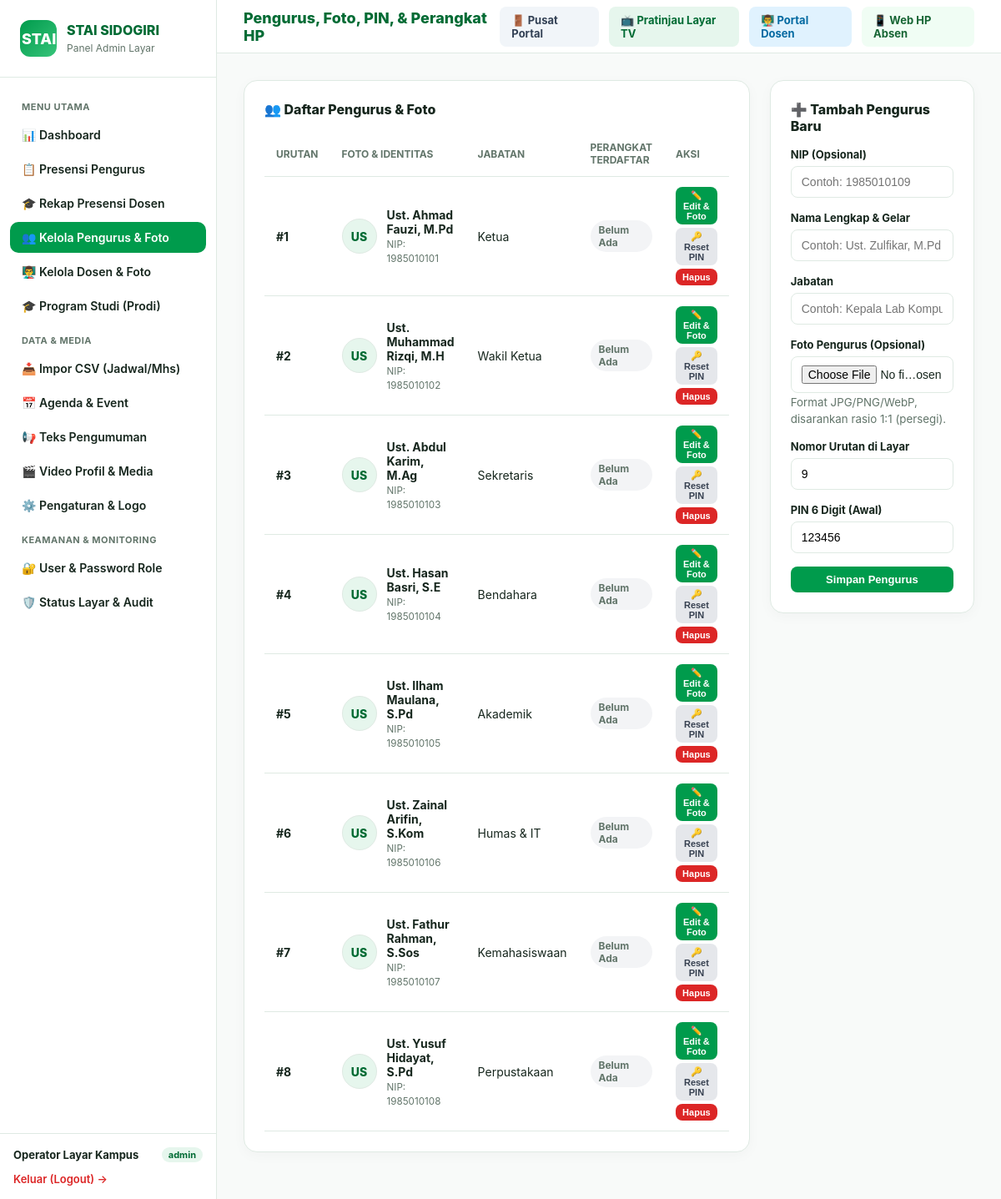
The app's page /admin/pengurus.php (signed in) with its own data.
### tables this page shows
CREATE TABLE `pengaturan` (
    `id` BIGINT UNSIGNED AUTO_INCREMENT PRIMARY KEY,
    `kunci` VARCHAR(100) NOT NULL UNIQUE,
    `nilai` JSON NOT NULL,
    `tipe` VARCHAR(50) NOT NULL DEFAULT 'string',
    `created_at` TIMESTAMP NULL DEFAULT CURRENT_TIMESTAMP,
    `updated_at` TIMESTAMP NULL DEFAULT CURRENT_TIMESTAMP ON UPDATE CURRENT_TIMESTAMP
);

CREATE TABLE `pengurus` (
    `id` BIGINT UNSIGNED AUTO_INCREMENT PRIMARY KEY,
    `nip` VARCHAR(50) NULL UNIQUE,
    `nama` VARCHAR(150) NOT NULL,
    `jabatan` VARCHAR(100) NOT NULL,
    `urutan` INT NOT NULL DEFAULT 0,
    `foto_path` VARCHAR(255) NULL,
    `pin_hash` VARCHAR(255) NOT NULL,
    `aktif` TINYINT(1) NOT NULL DEFAULT 1,
    `deleted_at` TIMESTAMP NULL,
    `created_at` TIMESTAMP NULL DEFAULT CURRENT_TIMESTAMP,
    `updated_at` TIMESTAMP NULL DEFAULT CURRENT_TIMESTAMP ON UPDATE CURRENT_TIMESTAMP,
    INDEX `idx_pengurus_aktif_urutan` (`aktif`, `urutan`)
);

### admin/auth.php (called while the page is built, shortened)
<?php
function getCurrentAdmin(): ?array
{
    $lastActivity = $_SESSION['stai_admin_last_activity'] ?? 0;
    return [
        'id' => (int) $_SESSION['stai_admin_id'],
        'name' => $_SESSION['stai_admin_name'],
        'email' => $_SESSION['stai_admin_email'],
        'role' => $_SESSION['stai_admin_role']
    ];
}
function requireAdminAuth(): array
{
    $admin = getCurrentAdmin();
    return $admin;
}

### admin/pengurus.php (the view, shortened to what this page needs)
<?php
require_once __DIR__ . '/header.php';
$pdo = getAdminPdo();
$pengurusList = $pdo->query("SELECT * FROM `pengurus` WHERE `deleted_at` IS NULL ORDER BY `urutan` ASC")->fetchAll();
?>
<div style="display:grid;grid-template-columns:2fr 1fr;gap:24px">
    <div class="card">
        <h3>👥 Daftar Pengurus & Foto</h3>
        <table>
            <thead>
                <tr>
                    <th>Urutan</th>
                    <th>Foto & Identitas</th>
                    <th>Jabatan</th>
                    <th>Perangkat Terdaftar</th>
                    <th>Aksi</th>
                </tr>
            </thead>
            <tbody>
                <?php foreach ($pengurusList as $p): ?>
                <?php
                    $devices = $pdo->prepare("SELECT * FROM `perangkat_pengurus` WHERE `pengurus_id` = :pid AND `dicabut_pada` IS NULL");
                    $devices->execute(['pid' => $p['id']]);
                    $devList = $devices->fetchAll();
                    $initials = strtoupper(substr($p['nama'], 0, 2));
                    $fotoUrl = !empty($p['foto_path']) ? '../storage/' . ltrim($p['foto_path'], '/') : null;
                ?>
                <tr>
                    <td><b>#<?= $p['urutan'] ?></b></td>
                    <td>
                        <div style="display:flex;align-items:center;gap:12px">
                            <div style="width:42px;height:42px;border-radius:50%;background:#e6f6ed;color:var(--g-dark);font-weight:800;display:grid;place-items:center;overflow:hidden;flex-shrink:0;border:1px solid var(--line)">
                                <?php if ($fotoUrl): ?>
                                    <img src="<?= htmlspecialchars($fotoUrl) ?>" style="width:100%;height:100%;object-fit:cover" alt="<?= htmlspecialchars($p['nama']) ?>">
                                <?php else: ?>
                                    <?= $initials ?>
                                <?php endif; ?>
                            </div>
                            <div>
                                <b><?= htmlspecialchars($p['nama']) ?></b><br>
                                <small style="color:var(--muted)">NIP: <?= htmlspecialchars($p['nip'] ?? '-') ?></small>
                            </div>
                        </div>
                    </td>
                    <td><?= htmlspecialchars($p['jabatan']) ?></td>
                    <td>
                        <?php if (empty($devList)): ?>
                            <span class="badge off">Belum Ada</span>
                        <?php endif; ?>
                    </td>
                    <td>
                        <button type="button" class="btn" style="padding:4px 8px;font-size:11px;margin-bottom:4px" onclick='openEditPengurus(<?= json_encode($p) ?>)'>
                            ✏️ Edit & Foto
                        </button>
                        <button type="button" class="btn btn-secondary" style="padding:4px 8px;font-size:11px;margin-bottom:4px" onclick="openResetPin(<?= $p['id'] ?>, '<?= addslashes($p['nama']) ?>')">
                            🔑 Reset PIN
                        </button>
                        <form method="POST" style="display:inline" onsubmit="return confirm('Yakin ingin menghapus pengurus ini?')">
                            <button type="submit" class="btn btn-danger" style="padding:4px 8px;font-size:11px">Hapus</button>
                        </form>
                    </td>
                </tr>
                <?php endforeach; ?>
            </tbody>
        </table>
    </div>
    <div>
        <div class="card">
            <h3>➕ Tambah Pengurus Baru</h3>
            <form method="POST" enctype="multipart/form-data">
                <div class="form-group">
                    <label>NIP (Opsional)</label>
                    <input type="text" name="nip" placeholder="Contoh: 1985010109">
                </div>
                <div class="form-group">
                    <label>Nama Lengkap & Gelar</label>
                    <input type="text" name="nama" placeholder="Contoh: Ust. Zulfikar, M.Pd" required>
                </div>
                <div class="form-group">
                    <label>Jabatan</label>
                    <input type="text" name="jabatan" placeholder="Contoh: Kepala Lab Komputer" required>
                </div>
                <div class="form-group">
                    <label>Foto Pengurus (Opsional)</label>
                    <input type="file" name="foto" accept="image/png,image/jpeg,image/webp">
                    <small style="color:var(--muted)">Format JPG/PNG/WebP, disarankan rasio 1:1 (persegi).</small>
                </div>
                <div class="form-group">
                    <label>Nomor Urutan di Layar</label>
                    <input type="number" name="urutan" value="<?= count($pengurusList) + 1 ?>" required>
                </div>
                <div class="form-group">
                    <label>PIN 6 Digit (Awal)</label>
                    <input type="text" name="pin" value="123456" maxlength="6" required>
                </div>
                <button type="submit" class="btn" style="width:100%">Simpan Pengurus</button>
            </form>
        </div>
    </div>
</div>
<?php require_once __DIR__ . '/footer.php'; ?>

### admin/header.php (shortened to what this page needs)
<?php
require_once __DIR__ . '/auth.php';
$admin = requireAdminAuth();
$currentScript = basename($_SERVER['PHP_SELF']);
$campusNameHeader = 'STAI SIDOGIRI';
$campusLogoHeader = null;
try {
    $adminPdoHeader = getAdminPdo();
    $rowCamp = $adminPdoHeader->query("SELECT `nilai` FROM `pengaturan` WHERE `kunci` = 'nama_kampus'")->fetch();
    if ($rowCamp && !empty($rowCamp['nilai'])) {
        $campusNameHeader = json_decode($rowCamp['nilai'], true) ?: 'STAI SIDOGIRI';
    }
} catch (Throwable $e) {}
?>
<!DOCTYPE html>
<html lang="id">
<head>
</head>
<body>
    <aside>
        <div class="brand">
            <div class="brand-logo" style="overflow:hidden;padding:2px">
                <?php if ($campusLogoHeader): ?>
                    <img src="<?= htmlspecialchars($campusLogoHeader) ?>" style="width:100%;height:100%;object-fit:contain;background:#fff;border-radius:10px" alt="Logo">
                <?php else: ?>
                    STAI
                <?php endif; ?>
            </div>
            <div class="brand-text">
                <h2><?= htmlspecialchars($campusNameHeader) ?></h2>
                <small>Panel Admin Layar</small>
            </div>
        </div>
        <nav>
            <div class="nav-label">Menu Utama</div>
            <a href="index.php" class="<?= $currentScript === 'index.php' ? 'active' : '' ?>">📊 Dashboard</a>
            <a href="absensi.php" class="<?= $currentScript === 'absensi.php' ? 'active' : '' ?>">📋 Presensi Pengurus</a>
            <a href="absensi_dosen.php" class="<?= $currentScript === 'absensi_dosen.php' ? 'active' : '' ?>">🎓 Rekap Presensi Dosen</a>
            <a href="pengurus.php" class="<?= $currentScript === 'pengurus.php' ? 'active' : '' ?>">👥 Kelola Pengurus & Foto</a>
            <a href="dosen.php" class="<?= $currentScript === 'dosen.php' ? 'active' : '' ?>">👨‍🏫 Kelola Dosen & Foto</a>
            <a href="prodi.php" class="<?= $currentScript === 'prodi.php' ? 'active' : '' ?>">🎓 Program Studi (Prodi)</a>
            <div class="nav-label">Data & Media</div>
            <a href="import.php" class="<?= $currentScript === 'import.php' ? 'active' : '' ?>">📥 Impor CSV (Jadwal/Mhs)</a>
            <a href="agenda.php" class="<?= $currentScript === 'agenda.php' ? 'active' : '' ?>">📅 Agenda & Event</a>
            <a href="pengumuman.php" class="<?= $currentScript === 'pengumuman.php' ? 'active' : '' ?>">📢 Teks Pengumuman</a>
            <a href="media.php" class="<?= $currentScript === 'media.php' ? 'active' : '' ?>">🎬 Video Profil & Media</a>
            <a href="pengaturan.php" class="<?= $currentScript === 'pengaturan.php' ? 'active' : '' ?>">⚙️ Pengaturan & Logo</a>
            <div class="nav-label">Keamanan &amp; Monitoring</div>
            <a href="users.php" class="<?= $currentScript === 'users.php' ? 'active' : '' ?>">🔐 User &amp; Password Role</a>
            <a href="audit.php" class="<?= $currentScript === 'audit.php' ? 'active' : '' ?>">🛡️ Status Layar & Audit</a>
        </nav>
        <div class="sidebar-footer">
            <div class="user-info">
                <span class="user-name"><?= htmlspecialchars($admin['name']) ?></span>
                <span class="user-role"><?= htmlspecialchars($admin['role']) ?></span>
            </div>
            <a href="logout.php" class="btn-sm-logout">Keluar (Logout) &rarr;</a>
        </div>
    </aside>
    <main>
        <header>
            <div class="page-title">
                <?php
                    echo match($currentScript) {
                        'index.php' => 'Dashboard Sistem',
                        'absensi.php' => 'Presensi Pengurus & Koreksi Manual',
                        'absensi_dosen.php' => 'Rekapitulasi & Presensi Dosen Kampus',
                        'pengurus.php' => 'Pengurus, Foto, PIN, & Perangkat HP',
                        'dosen.php' => 'Master Data Dosen & Foto Pengajar',
                        'prodi.php' => 'Master Data Program Studi (Prodi)',
                        'import.php' => 'Modul Impor CSV Jadwal & Mahasiswa',
                        'agenda.php' => 'Pengaturan Agenda & Event Kampus',
                        'pengumuman.php' => 'Pengaturan Teks Berjalan (Ticker Bawah)',
                        'media.php' => 'Video Profil Kampus & Media',
                        'pengaturan.php' => 'Pengaturan Display & Layar Kampus',
                        'users.php' => 'Manajemen User, Password & Role',
                        'audit.php' => 'Audit Trail & Status Konektivitas TV',
                        default => 'Panel Administrasi'
                    };
                ?>
            </div>
            <div class="top-actions">
                <a href="../login.php" class="btn-kiosk" style="background:#f1f5f9;color:#334155">🚪 Pusat Portal</a>
                <a href="../index.html" target="_blank" class="btn-kiosk">📺 Pratinjau Layar TV</a>
                <a href="../dosen/index.php" target="_blank" class="btn-kiosk" style="background:#e0f2fe;color:#0369a1">👨‍🏫 Portal Dosen</a>
                <a href="../absen/index.php" target="_blank" class="btn-kiosk" style="background:#f0fdf4;color:#166534">📱 Web HP Absen</a>
            </div>
        </header>
        <div class="content">

### admin/header.php (style rules this page uses)
:root { --g: #009B4C; --g-dark: #006b34; --g-soft: #e6f6ed; --ink: #16261d; --muted: #62756a; --line: #dfeae3; --bg: #f8faf9; --card: #ffffff; --danger: #dc2626; }
* { box-sizing: border-box; margin: 0; padding: 0; }
body { font-family: -apple-system, BlinkMacSystemFont, "Segoe UI", Roboto, sans-serif; background: var(--bg); color: var(--ink); display: flex; min-height: 100vh; }
aside { width: 260px; background: #fff; border-right: 1px solid var(--line); display: flex; flex-direction: column; flex-shrink: 0; }
.brand { padding: 24px; border-bottom: 1px solid var(--line); display: flex; align-items: center; gap: 12px; }
.brand-logo { width: 44px; height: 44px; background: linear-gradient(135deg, var(--g), #37c47a); color: #fff; font-size: 18px; font-weight: 800; border-radius: 12px; display: grid; place-items: center; }
.brand-text h2 { font-size: 16px; font-weight: 800; color: var(--g-dark); }
.brand-text small { font-size: 12px; color: var(--muted); }
nav { padding: 16px 12px; flex: 1; display: flex; flex-direction: column; gap: 4px; }
nav a { display: flex; align-items: center; gap: 12px; padding: 10px 14px; border-radius: 10px; color: var(--ink); text-decoration: none; font-size: 14px; font-weight: 600; transition: all .2s; }
nav a.active { background: var(--g); color: #fff; }
nav .nav-label { font-size: 11px; font-weight: 700; color: var(--muted); text-transform: uppercase; padding: 12px 14px 4px; letter-spacing: 0.5px; }
.sidebar-footer { padding: 16px; border-top: 1px solid var(--line); font-size: 13px; }
.user-info { display: flex; align-items: center; justify-content: space-between; margin-bottom: 12px; }
.user-name { font-weight: 700; font-size: 13px; color: var(--ink); }
.user-role { font-size: 11px; background: var(--g-soft); color: var(--g-dark); padding: 2px 8px; border-radius: 99px; font-weight: 700; }
.btn-sm-logout { color: var(--danger); text-decoration: none; font-weight: 600; font-size: 13px; }
main { flex: 1; display: flex; flex-direction: column; overflow-x: hidden; }
header { height: 64px; background: #fff; border-bottom: 1px solid var(--line); display: flex; align-items: center; justify-content: space-between; padding: 0 32px; }
.page-title { font-size: 18px; font-weight: 800; color: var(--g-dark); }
.top-actions { display: flex; align-items: center; gap: 12px; }
.btn-kiosk { display: inline-flex; align-items: center; gap: 6px; background: var(--g-soft); color: var(--g-dark); padding: 8px 14px; border-radius: 8px; font-size: 13px; font-weight: 700; text-decoration: none; }
.content { padding: 32px; max-width: 1200px; width: 100%; margin: 0 auto; }
.card { background: #fff; border: 1px solid var(--line); border-radius: 16px; padding: 24px; box-shadow: 0 4px 16px rgba(0,0,0,0.03); margin-bottom: 24px; }
.card h3 { font-size: 16px; font-weight: 800; margin-bottom: 16px; color: var(--ink); }
table { width: 100%; border-collapse: collapse; }
th, td { padding: 12px 14px; border-bottom: 1px solid var(--line); text-align: left; font-size: 14px; }
th { font-size: 12px; color: var(--muted); text-transform: uppercase; font-weight: 700; }
.badge { padding: 4px 10px; border-radius: 99px; font-size: 12px; font-weight: 700; display: inline-block; }
.badge.off { background: #f3f4f6; color: var(--muted); }
.btn { display: inline-flex; align-items: center; justify-content: center; background: var(--g); color: #fff; border: 0; padding: 8px 16px; border-radius: 8px; font-size: 13px; font-weight: 700; cursor: pointer; text-decoration: none; }
.btn-danger { background: var(--danger); }
.btn-secondary { background: #e5e7eb; color: #374151; }
.form-group { margin-bottom: 16px; }
.form-group label { display: block; font-size: 13px; font-weight: 700; margin-bottom: 6px; }
.form-group input, .form-group select, .form-group textarea { width: 100%; padding: 10px 12px; border: 1px solid var(--line); border-radius: 8px; font-size: 14px; outline: none; }

### records on screen
pengaturan: nilai "STAI SIDOGIRI"
pengurus: urutan "1", nama "US", nama "Ust. Ahmad Fauzi, M.Pd", nip "1985010101", jabatan "Ketua"
pengurus: urutan "2", nama "US", nama "Ust. Muhammad Rizqi, M.H", nip "1985010102", jabatan "Wakil Ketua"
pengurus: urutan "3", nama "US", nama "Ust. Abdul Karim, M.Ag", nip "1985010103", jabatan "Sekretaris"
pengurus: urutan "4", nama "US", nama "Ust. Hasan Basri, S.E", nip "1985010104", jabatan "Bendahara"
pengurus: urutan "5", nama "US", nama "Ust. Ilham Maulana, S.Pd", nip "1985010105", jabatan "Akademik"
pengurus: urutan "6", nama "US", nama "Ust. Zainal Arifin, S.Kom", nip "1985010106", jabatan "Humas & IT"
pengurus: urutan "7", nama "US", nama "Ust. Fathur Rahman, S.Sos", nip "1985010107", jabatan "Kemahasiswaan"
pengurus: urutan "8", nama "US", nama "Ust. Yusuf Hidayat, S.Pd", nip "1985010108", jabatan "Perpustakaan"

### other values on screen
$admin['name'] "Operator Layar Kampus"
$admin['role'] "admin"
